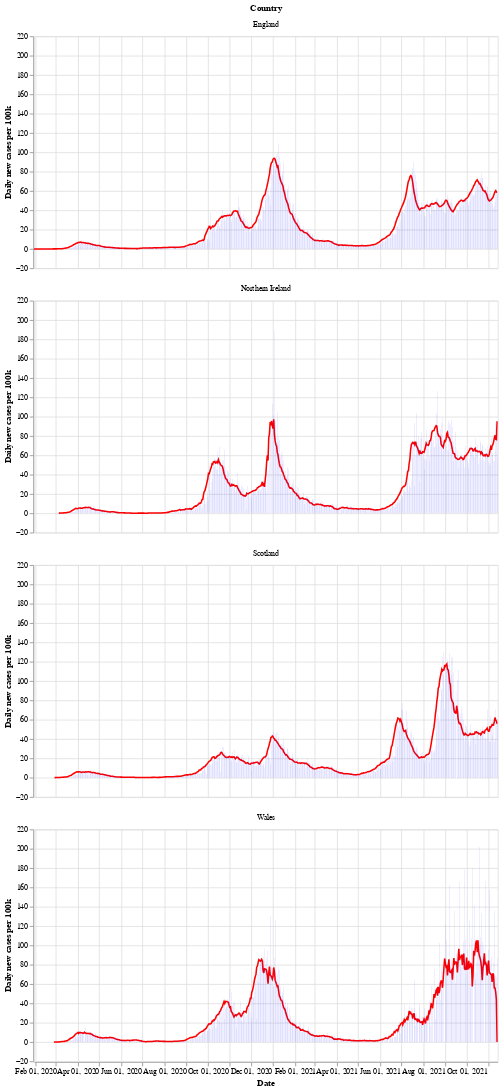

Notebook source saved alongside this figure:
### Markdown cell above
Next is a bar chart of the number of new cases in each country (per 100k population), with the 7 day moving average of cases. Again we see that Wales saw a longer period of raising and falling cases compared to the other countries.

After a period of cases falling, each nation is now seeing a rise in the number of cases - especially in Wales.

### Code cell
# collapse
bars = alt.Chart(uk_cases).mark_bar().encode(
    x=alt.X("yearmonthdate(date):T", axis=alt.Axis(title='Date')),
    y=alt.Y("newCasesRate:Q", axis=alt.Axis(title='Daily new cases per 100k')),
    tooltip='newCasesRate',
    color=alt.condition(
        alt.datum.dailyChange > 0,
        alt.value("orange"),  # The positive color
        alt.value("blue")  # The negative color
    )
).properties(title='New cases per 100k population with rolling 7 day average', width=600).interactive()
line = alt.Chart(uk_cases).mark_line(
    color='red',
    size=2,
).transform_window(
    rolling_mean='mean(newCasesRate)',
    frame=[0, 7],
    groupby=['areaName']
).encode(
    x='yearmonthdate(date):T',
    y='rolling_mean:Q'
)
alt.layer(line, bars, data=uk_cases).facet(alt.Row('areaName', title='Country'), columns=1)

### Figure 1 — Vega-Lite specification as saved in the notebook (floating-point values rounded to 4 significant figures; data arrays with more than 128 entries replaced by an {"elided": "..."} marker saying what was removed)
{"config": {"view": {"continuousWidth": 400, "continuousHeight": 300}}, "data": {"name": "data-3e936042cadaa62ad5d7b5b189424383"}, "facet": {"type": "nominal", "field": "areaName", "title": "Country"}, "spec": {"layer": [{"mark": {"type": "line", "color": "red", "size": 2}, "encoding": {"x": {"type": "temporal", "field": "date", "timeUnit": "yearmonthdate"}, "y": {"type": "quantitative", "field": "rolling_mean"}}, "transform": [{"window": [{"op": "mean", "field": "newCasesRate", "as": "rolling_mean"}], "frame": [0, 7], "groupby": ["areaName"]}]}, {"mark": "bar", "encoding": {"color": {"condition": {"value": "orange", "test": "(datum.dailyChange > 0)"}, "value": "blue"}, "tooltip": {"type": "quantitative", "field": "newCasesRate"}, "x": {"type": "temporal", "axis": {"title": "Date"}, "field": "date", "timeUnit": "yearmonthdate"}, "y": {"type": "quantitative", "axis": {"title": "Daily new cases per 100k"}, "field": "newCasesRate"}}, "selection": {"selector002": {"type": "interval", "bind": "scales", "encodings": ["x", "y"]}}, "title": "New cases per 100k population with rolling 7 day average", "width": 600}]}, "columns": 1, "$schema": "https://vega.github.io/schema/vega-lite/v4.8.1.json", "datasets": {"data-3e936042cadaa62ad5d7b5b189424383": {"elided": "2524 records"}}}
